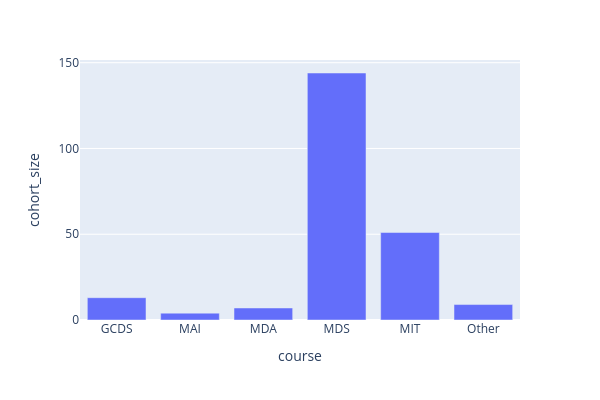

Notebook code for this chart:
### Code cell
import plotly.express as px

fig = px.bar(course_totals_df, x="course", y="cohort_size", width=600, height=400)
fig.show()

### Figure 1 — Plotly figure (JSON) as saved in the notebook; plotly's stock layout.template omitted (floating-point values rounded to 4 significant figures)
{"data": [{"alignmentgroup": "True", "hovertemplate": "course=%{x}<br>cohort_size=%{y}<extra></extra>", "legendgroup": "", "marker": {"color": "#636efa", "pattern": {"shape": ""}}, "name": "", "offsetgroup": "", "orientation": "v", "showlegend": false, "textposition": "auto", "type": "bar", "x": ["GCDS", "MAI", "MDA", "MDS", "MIT", "Other"], "xaxis": "x", "y": [13, 4, 7, 144, 51, 9], "yaxis": "y"}], "layout": {"barmode": "relative", "height": 400, "legend": {"tracegroupgap": 0}, "margin": {"t": 60}, "width": 600, "xaxis": {"anchor": "y", "domain": [0, 1], "title": {"text": "course"}}, "yaxis": {"anchor": "x", "domain": [0, 1], "title": {"text": "cohort_size"}}}}
